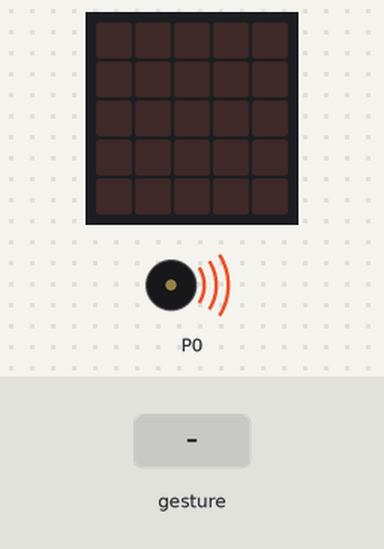
The program below on a simulated BBC micro:bit (MakeCode). Shown: the board's 5×5 LED display, buzzer (waves = sounding). Inputs (shaded band) come from the test bench. Random numbers come from a fixed seed; a tilt is held for 1.5 s and a shake lasts 1 s, then the board lies face up again.

Above: at 1.2 s.
1.3 s: gesture 'shake'
At 1.9 s:
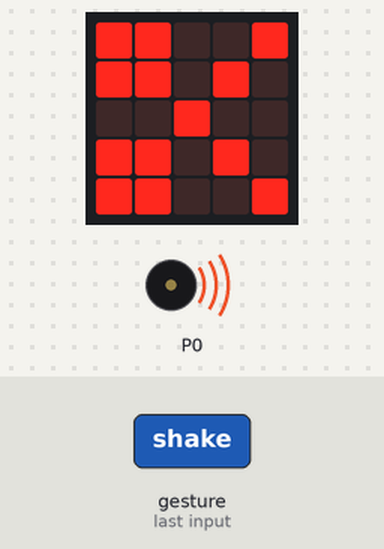
4.3 s: gesture 'shake'
At 4.9 s:
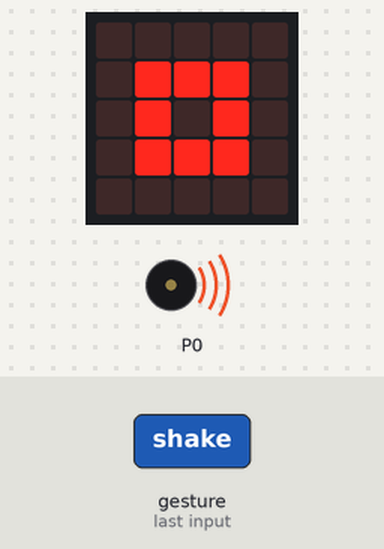
Timing chart, 0 to 13.3 s (numbered marks = the images above; inputs shaded):
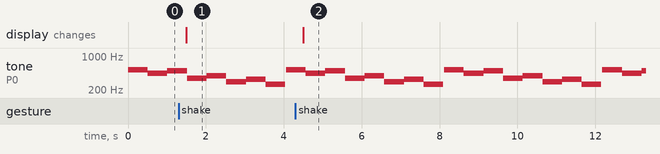

The program:

main.ts
```typescript
let x = 0
input.onGesture(Gesture.Shake, function () {
    x = randint(0, 2)
    if (x == 0) {
        basic.showIcon(IconNames.Scissors)
    } else if (x == 1) {
        basic.showIcon(IconNames.Square)
    } else {
        basic.showIcon(IconNames.SmallSquare)
    }
})
basic.forever(function () {
    music.play(music.stringPlayable("C5 A B F G D E C ", 120), music.PlaybackMode.UntilDone)
})
```

test.ts
```typescript
// testes vão aqui; isto não será compilado quando este pacote for usado como uma extensão.
```

Measured:
- after the input at 1.3 s, the display: changes after 0.20 s (image 1)
- after the input at 4.3 s, the display: changes after 0.20 s (image 2)
- by itself, tone on P0: repeats every 4.1 s: 494 Hz 0.51 s, 349 Hz 0.51 s, 392 Hz 0.51 s, 294 Hz 0.51 s, 330 Hz 0.51 s, 262 Hz 0.50 s, silent 0.03 s, 523 Hz 0.51 s, 440 Hz 0.51 s
